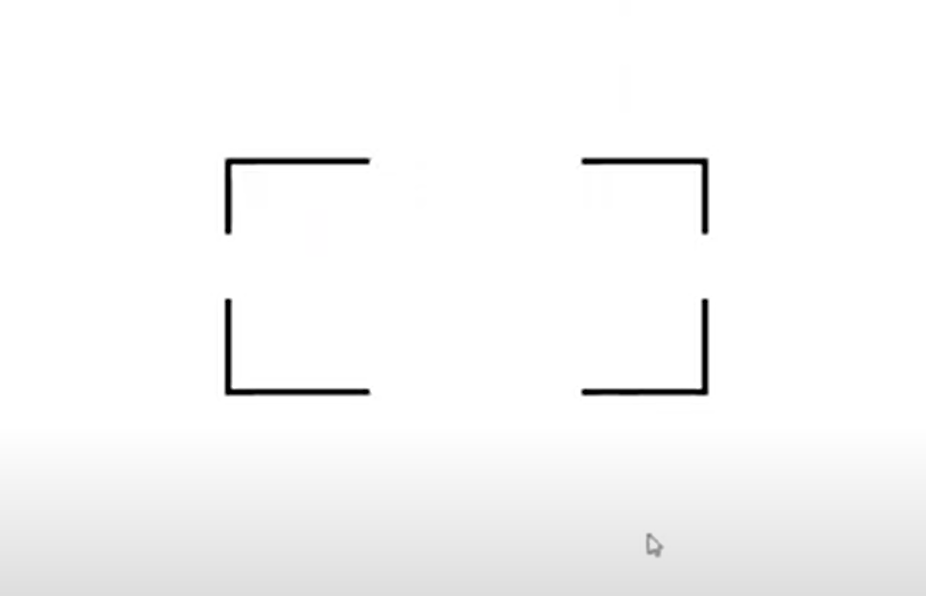
#> input picture Hough Transform/OpenRectangle.png, 926 x 596 px
$ jupyter execute index.ipynb
#> lines starting #> are read from the running program, lines starting #| are printed output that depends on the picture; after the words box and inside, x2 and y2 are one past the last pixel; in counts of white or black regions, pixels touching at a corner belong together
[cell 1]
import cv2
import numpy as np

[cell 2]
img = cv2.imread('OpenRectangle.png',0)
#> img: shape (596, 926); min 0, max 255, mean 247.8
edges = cv2.Canny(img,75,150)
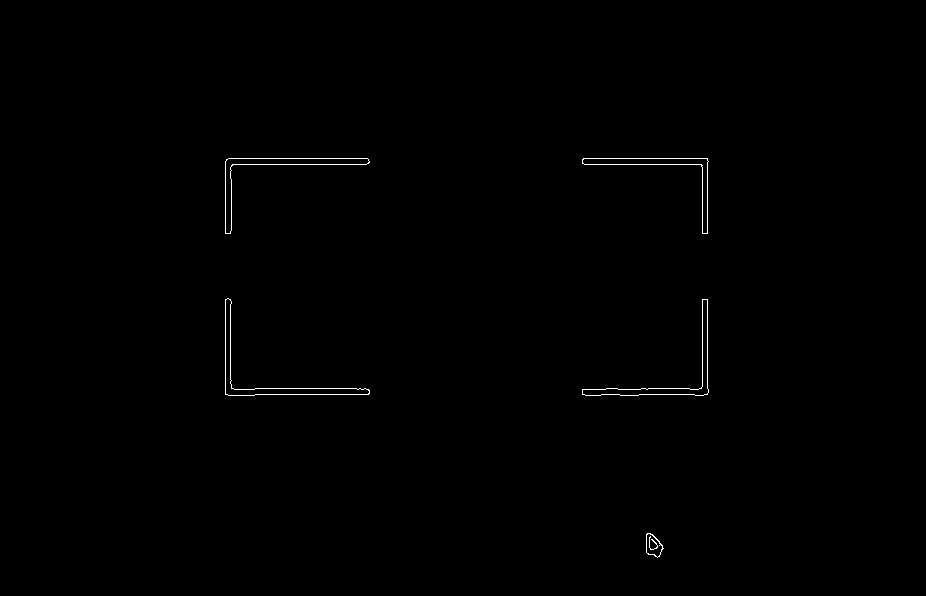
#> edges: shape (596, 926); 0.34% white in thin lines or dots, all inside (x1, y1, x2, y2) = (225, 158, 709, 558)
lines = cv2.HoughLinesP(edges,1,np.pi/180,30,maxLineGap=250)
#> lines = [[228, 158, 707, 158], [225, 164, 707, 164], [225, 394, 707, 394], [225, 388, 707, 388], [707, 393, 707, 159], [702, 395, 702, 165], [225, 389, 708, 389], [225, 393, 225, 161], [230, 395, 230, 167], [231, 395, 231, 165], [585, 395, 703, 395]]

[cell 3]
for line in lines:
    print(line)
    x1 , y1 , x2 , y2 = line[0]
    cv2.line(img,(x1,y1),(x2,y2),(0,255,0),2)
#> this loop made 11 passes
#| [[228 158 707 158]]
#| [[225 164 707 164]]
#| [[225 394 707 394]]
#| [[225 388 707 388]]
#| [[707 393 707 159]]
#| [[702 395 702 165]]
#| [[225 389 708 389]]
#| [[225 393 225 161]]
#> (further printed lines are left out)
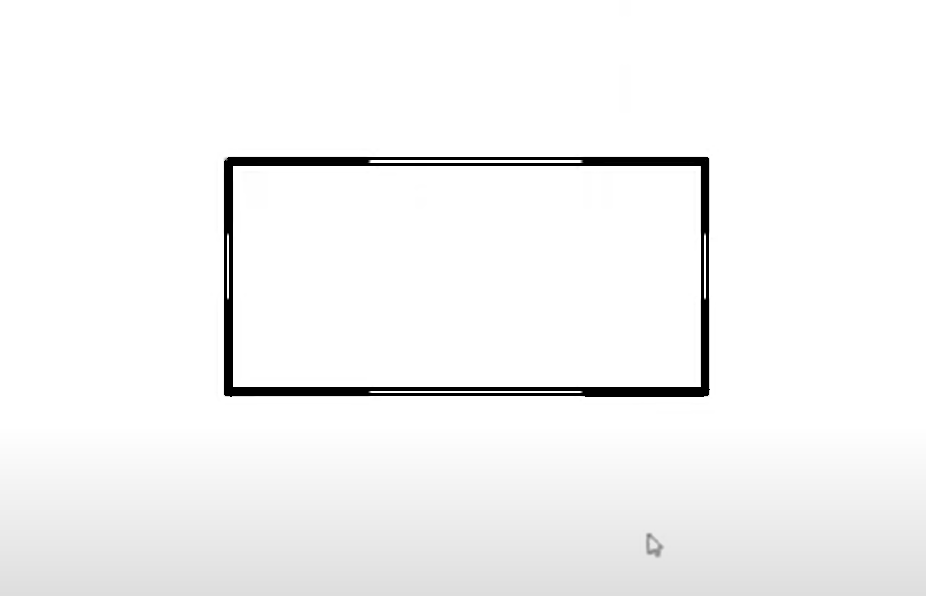
#> img: shape (596, 926); min 0, max 255, mean 244.9
